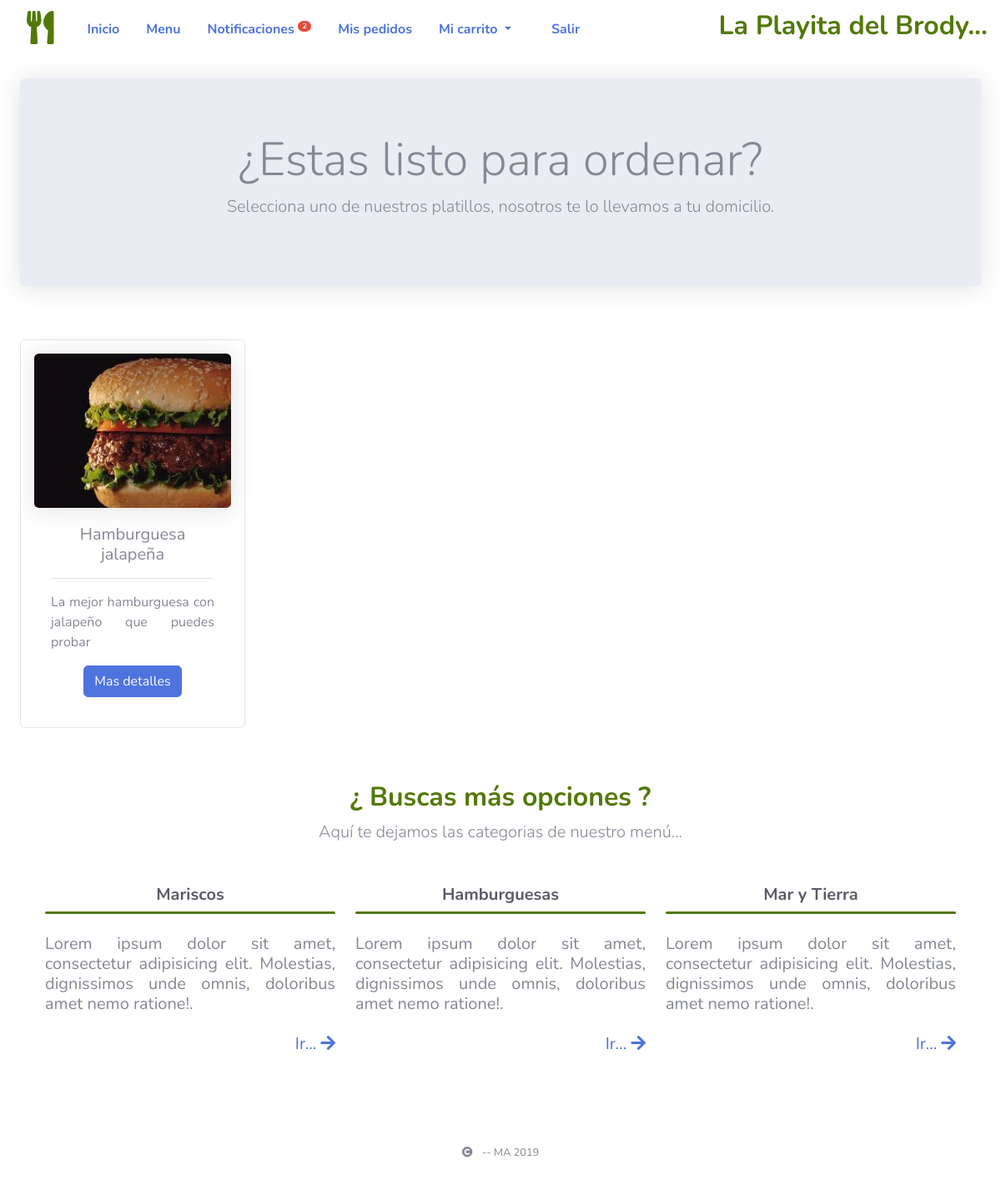
The page /modcli/Index.php (signed in) on the database as committed earlier.
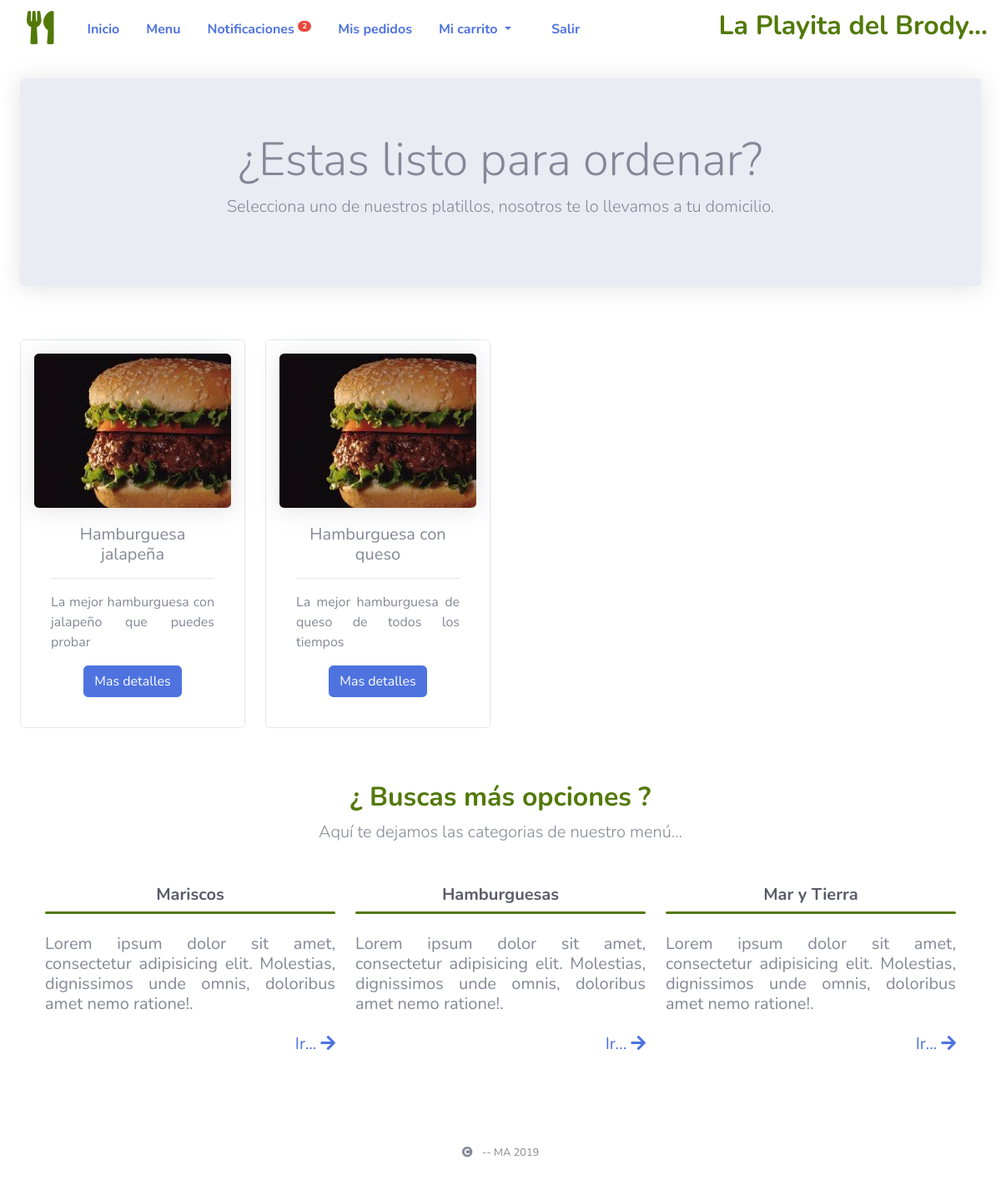
The same page on the database as committed later.
### tables this page shows
CREATE TABLE `plat_menu` (
  `id_platillo` int(11) NOT NULL,
  `id_categoria` int(11) DEFAULT NULL,
  `nombre_plat` varchar(50) DEFAULT NULL,
  `descripcion_plat` varchar(500) DEFAULT NULL,
  `precio_plat` float DEFAULT NULL,
  `tiempo_prepare` varchar(50) DEFAULT NULL,
  `imagen_plat1` varchar(100) DEFAULT NULL,
  `imagen_plat2` varchar(100) DEFAULT NULL,
  `estado_plat` tinyint(4) DEFAULT NULL
);

CREATE TABLE `categoria` (
  `id_categoria` int(11) NOT NULL,
  `nombre_cat` varchar(50) DEFAULT NULL,
  `descripcion_cat` varchar(500) DEFAULT NULL,
  `estado_cat` tinyint(4) DEFAULT NULL
);

### models/client.model.php (called while the page is built, shortened)
<?php
class Client {
	public function catDetails() {
		try {
			$valid = 1;
			$bd = new Connect();
			$bd = $bd -> getDB();
			$stmt = $bd -> prepare("SELECT * FROM categoria WHERE estado_cat = :valid");
			$stmt -> bindParam("valid", $valid, PDO::PARAM_STR);
			$stmt -> execute();
			return $stmt;
		} catch (PDOException $e) {
			echo '{"error":{"text":'. $e->getMessage() .'}}';
		} finally {
			$bd = null; $stmt = null;
		}
	}
	public function menuPri() {
		try {
			$bd = new Connect();
			$bd = $bd -> getDB();
			$stmt = $bd -> prepare("SELECT * FROM plat_menu LIMIT 4");
			$stmt -> execute();
			return $stmt;
		} catch (PDOException $e) {
			echo '{"error":{"text":'. $e->getMessage() .'}}';
		} finally {
			$bd = null; $stmt = null;
		}
	}
}

### modcli/cli/Index.php (the view, shortened to what this page needs)
<?php
$datCat = $climodel -> catDetails();
$datPla = $climodel -> menuPri();
?>
<div class="container-fluid animated fadeIn delay-1s mt-4">
	<div class="jumbotron jumbotron-fluid rounded shadow">
		<div class="container text-center">
			<h1 class="display-4">
				¿Estas listo para ordenar?
			</h1>
			<p class="lead">Selecciona uno de nuestros platillos, nosotros te lo llevamos a tu domicilio.</p>
		</div>
	</div>
	<div class="row mt-5">
		<?php
			while ($dat = $datPla -> fetch(PDO::FETCH_OBJ)) {
		?>
			<div class="col-sm-3 mt-3 mb-3">
				<div class="card p-3">
				  	<img src="<?php echo SERVERURL; ?>fotmenu/<?php echo $dat->imagen_plat1; ?>" class="card-img-top rounded shadow" alt="hamburguesa">
				  	<div class="card-body text-center">
				    	<h5 class="card-title"><?php echo $dat->nombre_plat; ?></h5>
				    	<hr>
				    	<p class="card-text text-justify">
				    		<?php echo $dat->descripcion_plat; ?>
				    	</p>
				    	<a href="<?php echo SERVERURLCLI; ?>DetPlat/<?php echo $dat->id_platillo; ?>/<?php echo $dat->id_categoria; ?>/" class="btn btn-primary text-white">Mas detalles</a>
				  	</div>
				</div>
			</div>
		<?php
			}
		?>
	</div>
	<h2 class="text-center mt-5 font-weight-bold col-let">
		¿ Buscas más opciones ?
	</h2>
	<p class="text-center lead">
		Aquí te dejamos las categorias de nuestro menú...
	</p>
	<div class="container mt-5">
		<div class="row text-center">
			<?php
				if ($datCat -> rowCount() > 0) {
			?>
				<?php
					while ($dat = $datCat->fetch(PDO::FETCH_OBJ)) {
				?>
					<div class="col-sm-4 mb-4">
						<h5>
							<a href="#" class="font-weight-bold text-dark">
								<?php echo $dat -> nombre_cat; ?>
							</a>
							<div style="height: 3px; background-color: #527908; margin-top: 0.4em; border-radius: 20px;"></div>
							<p class="mt-4 text-justify">
								<?php echo $dat -> descripcion_cat; ?>
							</p>
							<div class="text-right mt-4">
								<a href="<?php echo SERVERURLCLI; ?>MenuCategory/<?php echo $dat->id_categoria; ?>/">
									Ir...
									<i class="fas fa-arrow-right"></i>
								</a>
							</div>
						</h5>
					</div>
				<?php
					}
				?>
			<?php
				}
			?>
		</div>
	</div>
</div>

### modcli/Index.php (shortened to what this page needs)
<?php
if ($_SESSION['keyCli'] == "" || $_SESSION['keyCli'] == null) {
  header("Location:../");
} else {
  include '../models/client.model.php';
  $climodel = new Client();
?>
<!DOCTYPE html>
<html lang="es">
<head>
  <link href="<?php echo SERVERURL; ?>assets/vendor/fontawesome-free/css/all.min.css" rel="stylesheet" type="text/css">
  <link href="<?php echo SERVERURL; ?>assets/css/sb-admin-2.min.css" rel="stylesheet">
  <link rel="stylesheet" type="text/css" href="<?php echo SERVERURL; ?>assets/css/animate.css">
  <link href="<?php echo SERVERURL; ?>assets/css/styles.css" rel="stylesheet">
  <link href="<?php echo SERVERURL; ?>assets/vendor/datatables/dataTables.bootstrap4.min.css" rel="stylesheet">
</head>
<body id="page-top">
  <nav class="navbar navbar-expand-lg navbar-white bg-white">
    <a class="navbar-brand col-let ml-3" href="<?php echo SERVERURLCLI; ?>Home/">
      <i class="fas fa-utensils fa-2x"></i>
    </a>
    <div class="collapse navbar-collapse" id="navbarTogglerDemo02">
      <ul class="navbar-nav mr-auto mt-2 mt-lg-0">
        <li class="nav-item active ml-3">
          <a class="nav-link font-weight-bold" href="<?php echo SERVERURLCLI; ?>Home/">Inicio<span class="sr-only">(current)</span></a>
        </li>
        <li class="nav-item ml-3">
          <a class="nav-link font-weight-bold" href="<?php echo SERVERURLCLI; ?>Menu/">Menu</a>
        </li>
        <li class="nav-item ml-3">
          <a class="nav-link font-weight-bold" href="#">
            Notificaciones
            <sup><span class="badge badge-pill badge-danger">2</span>
          </a>
        </li>
        <li class="nav-item ml-3">
          <a class="nav-link font-weight-bold" href="<?php echo SERVERURLCLI; ?>MyOrders/">Mis pedidos</a>
        </li>
        <li class="nav-item dropdown ml-3">
          <a class="nav-link dropdown-toggle font-weight-bold" href="#" id="navbarDropdown" role="button" data-toggle="dropdown" aria-haspopup="true" aria-expanded="false">
            Mi carrito
          </a>
        </li>
        <li class="nav-item">
          <a class="nav-link font-weight-bold" id="mostpre">
          </a>
        </li>
        <li class="nav-item ml-3">
          <a class="nav-link font-weight-bold" href="<?php echo SERVERURLCLI; ?>cli/Logout.php">Salir</a>
        </li>
      </ul>
      <div class="form-inline my-2 my-lg-0">
        <h2 class="font-weight-bold col-let">
          La Playita del Brody...
        </h2>
      </div>
    </div>
  </nav>
    <?php
          if (isset($_GET['view'])) {
              $views = explode("/", $_GET['view']);
              if (is_file('cli/'.$views[0].'.php')) { {}
                  include 'cli/'.$views[0].'.php';
              } else {
                  include 'cli/Index.php';
              }
          } else {
              include 'cli/Index.php';
          }
        ?>
      <footer class="sticky-footer bg-white mt-5">
        <div class="container my-auto">
          <div class="copyright text-center my-auto">
            <span>
              <i class="fas fa-copyright mr-2"></i>
              -- MA
            </span>
          </div>
        </div>
      </footer>
</body>
</html>
<?php
}
?>

### assets/css/styles.css (style rules this page uses)
a { text-decoration: none !important; }
.col-let { color: #527908 !important; }

Rows that differ between the two databases and show on the page:
added plat_menu: imagen_plat1 (picture), nombre_plat "Hamburguesa con queso", descripcion_plat "La mejor hamburguesa de queso de todos los tiempos"
